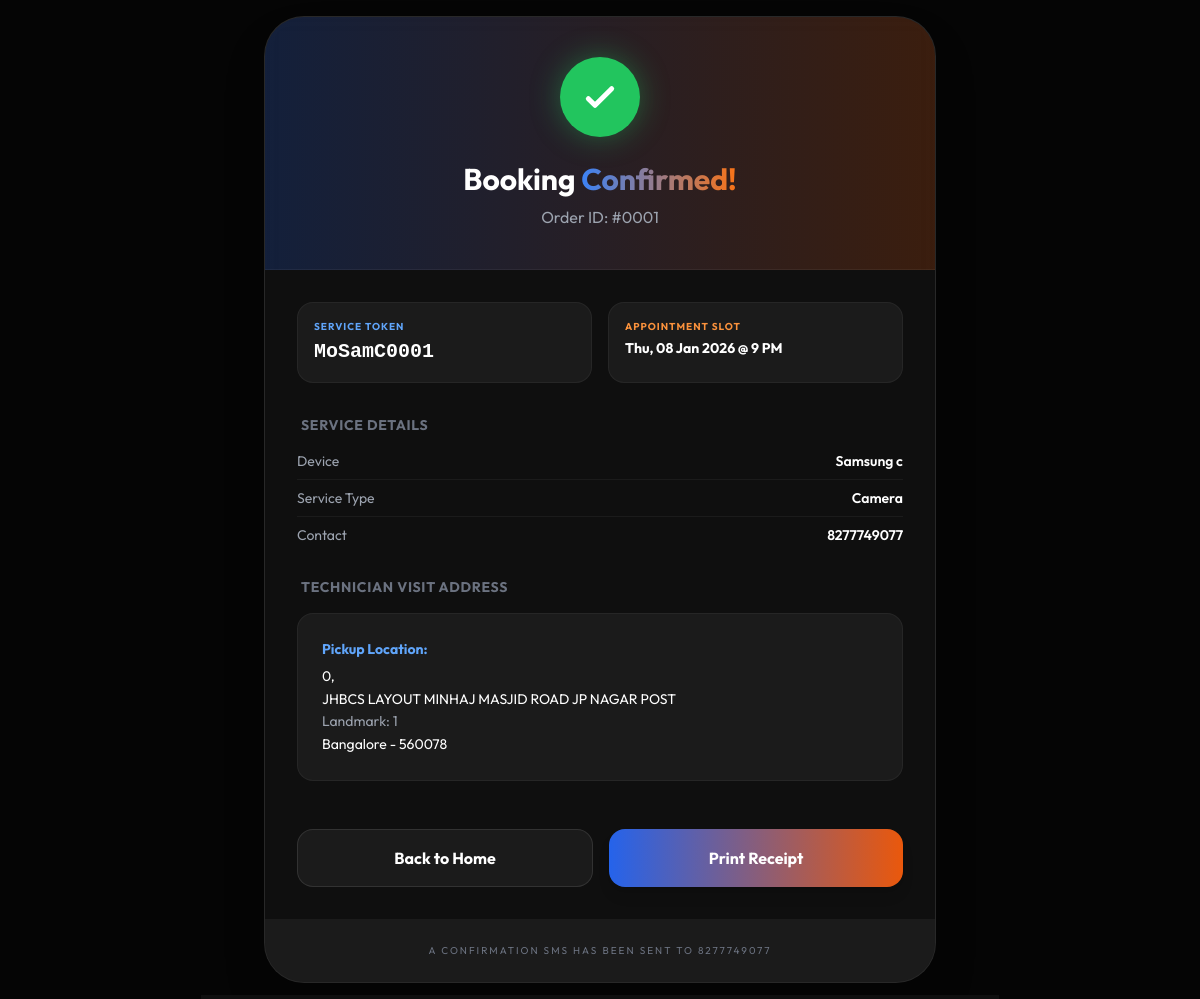
Page /bookings/bookings/booking/success/MoSamC0001/ on the committed database.
### Bookings/models.py (models this page shows, shortened)
class Booking(models.Model):
    STATUS_CHOICES = [
        ('pending', 'Pending'),
        ('assigned', 'Technician Assigned'),
        ('in_progress', 'In Progress'),
        ('completed', 'Completed'),
        ('cancelled', 'Cancelled'),
    ]
    status = models.CharField(max_length=20, choices=STATUS_CHOICES, default='pending')
    user = models.ForeignKey('Accounts.MyUser', on_delete=models.CASCADE)
    service_type = models.CharField(max_length=100)
    service_name = models.CharField(max_length=200)
    model = models.CharField(max_length=100)
    purpose = models.CharField(max_length=100)
    description = models.TextField()
    phone = models.CharField(max_length=15, blank=True, null=True)
    booking_date = models.DateTimeField()
    created_at = models.DateTimeField(auto_now_add=True)
    sequence_number = models.PositiveIntegerField(unique=True, editable=False)
    token = models.CharField(max_length=30, editable=False, null=True, blank=True)
    order_id = models.CharField(max_length=10, editable=False, null=True, blank=True)

class BookingAddress(models.Model):
    booking = models.OneToOneField(Booking, on_delete=models.CASCADE, related_name='address')
    house_no = models.CharField(max_length=100)
    coordination = models.CharField(max_length=100,blank=True, null=True)
    street = models.CharField(max_length=255)
    landmark = models.CharField(max_length=100, blank=True, null=True)
    city = models.CharField(max_length=100, default="Bangalore")
    state = models.CharField(max_length=100, default="Karnataka")
    pincode = models.CharField(max_length=20)
    country = models.CharField(max_length=100, default='India')

### Bookings/views.py (the view)
# urls.py: path('bookings/booking/success/<str:token>/', booking_success, name='booking_success'),
def booking_success(request, token):
    booking = get_object_or_404(Booking.objects.select_related('address'), token=token)
    return render(request, 'Bookings/success.html', {'booking': booking})

### templates/Bookings/success.html (shortened to what this page needs)
<!DOCTYPE html>
<html lang="en">
<head>
    <script src="https://cdn.tailwindcss.com"></script>
</head>
<body class="flex items-center justify-center min-h-screen p-4">
    <div class="max-w-2xl w-full glass-card rounded-[2.5rem] overflow-hidden shadow-2xl">
        <div class="bg-gradient-to-r from-blue-600/20 to-orange-600/20 p-10 text-center border-b border-white/5">
            <div class="w-20 h-20 bg-green-500 rounded-full flex items-center justify-center mx-auto mb-6 shadow-[0_0_30px_rgba(34,197,94,0.4)]">
                <svg class="w-10 h-10 text-white" fill="none" stroke="currentColor" viewBox="0 0 24 24"><path stroke-linecap="round" stroke-linejoin="round" stroke-width="3" d="M5 13l4 4L19 7"></path></svg>
            </div>
            <h1 class="text-3xl font-bold mb-2">Booking <span class="brand-gradient">Confirmed!</span></h1>
            <p class="text-gray-400">Order ID: {{ booking.order_id }}</p>
        </div>
        <div class="p-8 space-y-8">
            <div class="grid grid-cols-1 md:grid-cols-2 gap-4">
                <div class="bg-white/5 p-4 rounded-2xl border border-white/5">
                    <p class="text-[10px] text-blue-400 font-bold uppercase tracking-widest">Service Token</p>
                    <p class="text-xl font-mono font-bold mt-1">{{ booking.token }}</p>
                </div>
                <div class="bg-white/5 p-4 rounded-2xl border border-white/5">
                    <p class="text-[10px] text-orange-400 font-bold uppercase tracking-widest">Appointment Slot</p>
                    <p class="text-sm font-bold mt-1">{{ booking.booking_date|date:"D, d M Y" }} @ {{ booking.booking_date|date:"f A" }}</p>
                </div>
            </div>
            <div class="space-y-4">
                <h3 class="text-sm font-bold text-gray-500 uppercase tracking-wider ml-1">Service Details</h3>
                <div class="space-y-2 text-sm">
                    <div class="flex justify-between border-b border-white/5 pb-2">
                        <span class="text-gray-400">Device</span>
                        <span class="font-semibold">{{ booking.service_name }} {{ booking.model }}</span>
                    </div>
                    <div class="flex justify-between border-b border-white/5 pb-2">
                        <span class="text-gray-400">Service Type</span>
                        <span class="font-semibold capitalize">{{ booking.purpose }}</span>
                    </div>
                    <div class="flex justify-between">
                        <span class="text-gray-400">Contact</span>
                        <span class="font-semibold">{{ booking.phone }}</span>
                    </div>
                </div>
            </div>
            <div class="space-y-4">
                <h3 class="text-sm font-bold text-gray-500 uppercase tracking-wider ml-1">Technician Visit Address</h3>
                <div class="bg-white/5 p-6 rounded-2xl border border-white/5 text-sm leading-relaxed">
                    <p class="font-bold text-blue-400 mb-1">Pickup Location:</p>
                    {{ booking.address.house_no }}, {{ booking.address.building_name }}<br>
                    {{ booking.address.street }}<br>
                    {% if booking.address.landmark %}<span class="text-gray-400">Landmark: {{ booking.address.landmark }}</span><br>{% endif %}
                    {{ booking.address.city }} - {{ booking.address.pincode }}
                </div>
            </div>
            <div class="flex flex-col sm:flex-row gap-4 pt-4">
                <a href="/" class="flex-1 bg-white/5 hover:bg-white/10 text-white font-bold py-4 rounded-2xl text-center transition-all border border-white/10">
                    Back to Home
                </a>
                <button onclick="window.print()" class="flex-1 bg-gradient-to-r from-blue-600 to-orange-600 font-bold py-4 rounded-2xl text-center transition-all shadow-lg hover:shadow-blue-500/20">
                    Print Receipt
                </button>
            </div>
        </div>
        <div class="p-6 bg-white/5 text-center text-[10px] text-gray-500 uppercase tracking-[0.2em]">
            A confirmation SMS has been sent to {{ booking.phone }}
        </div>
    </div>
</body>
</html>

### templates/Bookings/success.html (style rules this page uses)
:root { --bg-dark: #050505; --blue-glow: #3b82f6; --orange-glow: #f97316; }
body { background-color: var(--bg-dark); color: white; font-family: 'Outfit', sans-serif; }
.glass-card { background: rgba(20, 20, 20, 0.7); backdrop-filter: blur(12px); border: 1px solid rgba(255, 255, 255, 0.1); }
.brand-gradient { background: linear-gradient(to right, #3b82f6, #f97316); -webkit-background-clip: text; -webkit-text-fill-color: transparent; }

### rows in the picture
Booking: order_id "#0001", token "MoSamC0001", booking_date "Thu, 08 Jan 2026", booking_date "9 PM", service_name "Samsung", model "c", purpose "Camera", phone "8277749077", address.house_no "0", address.street "JHBCS LAYOUT MINHAJ MASJID ROAD JP NAGAR POST", address.landmark "1", address.city "Bangalore", address.pincode "560078"
